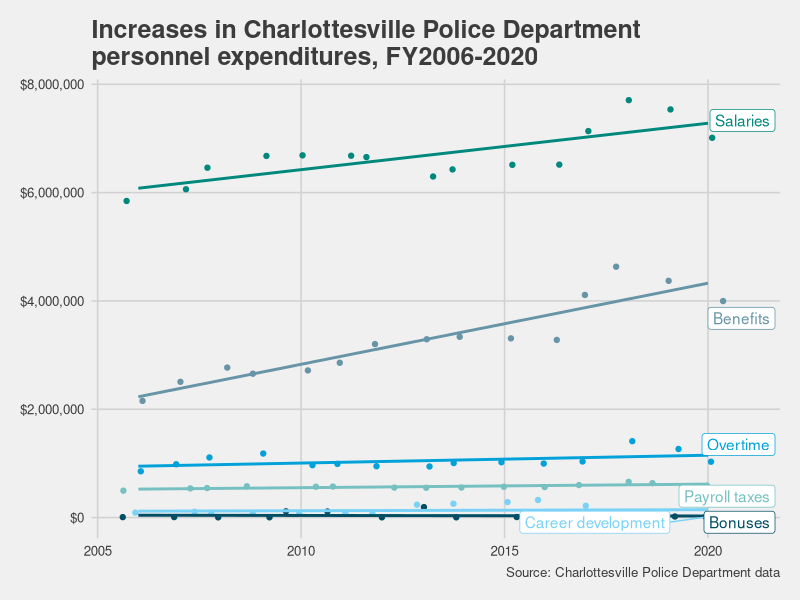
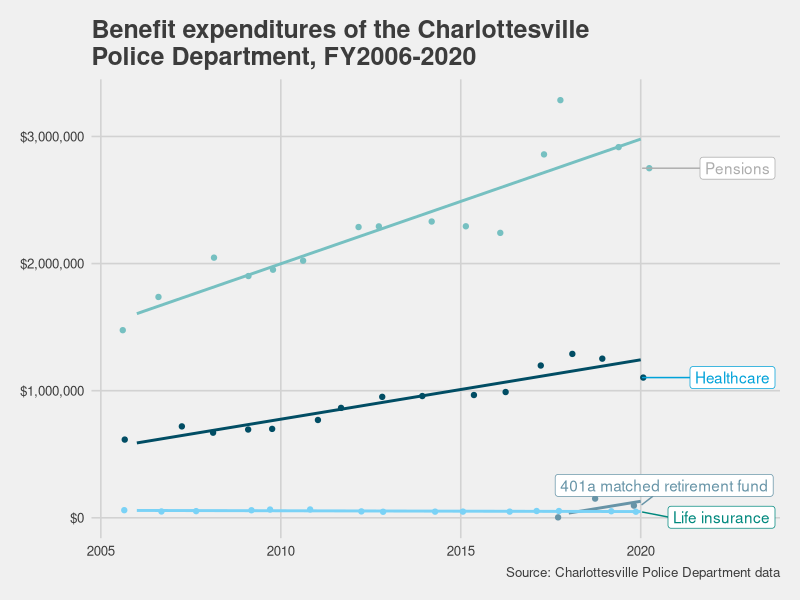
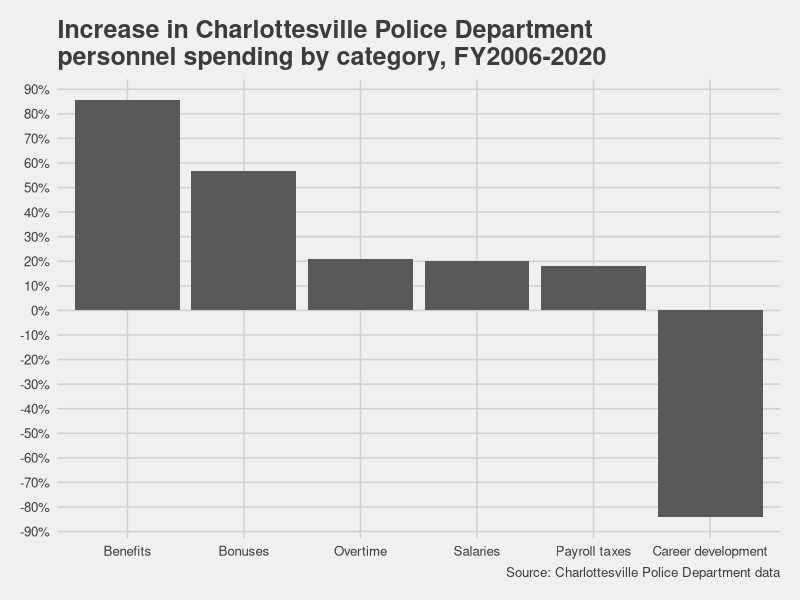
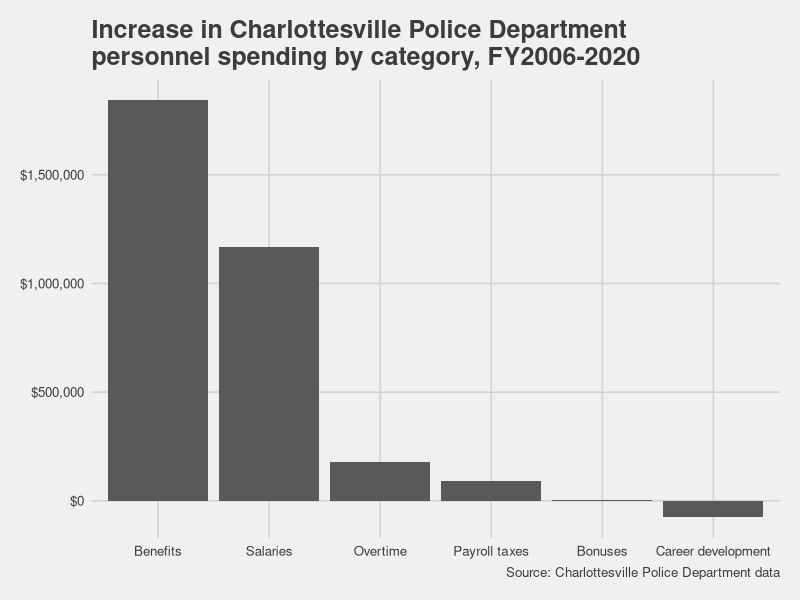
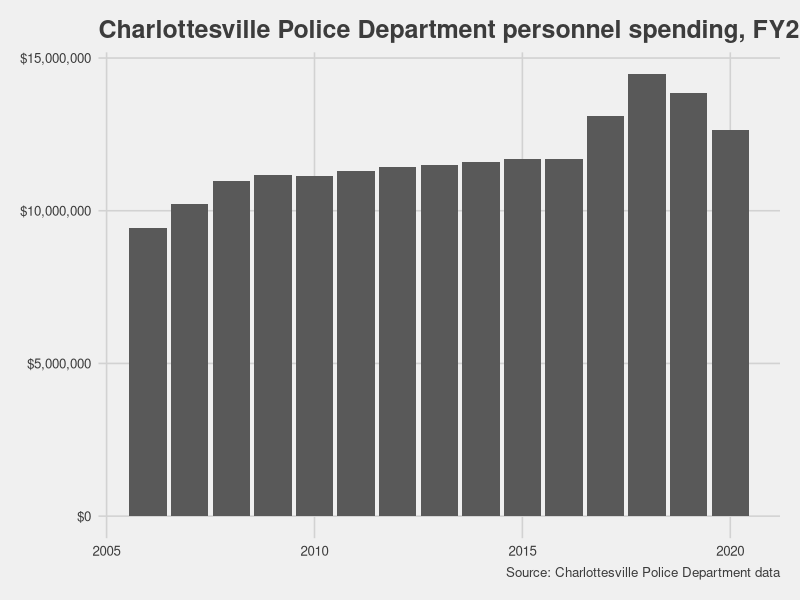
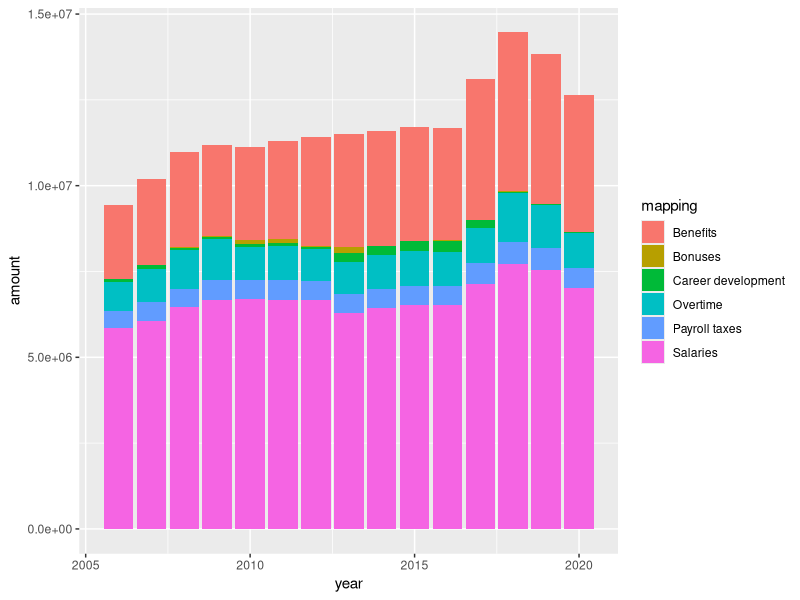
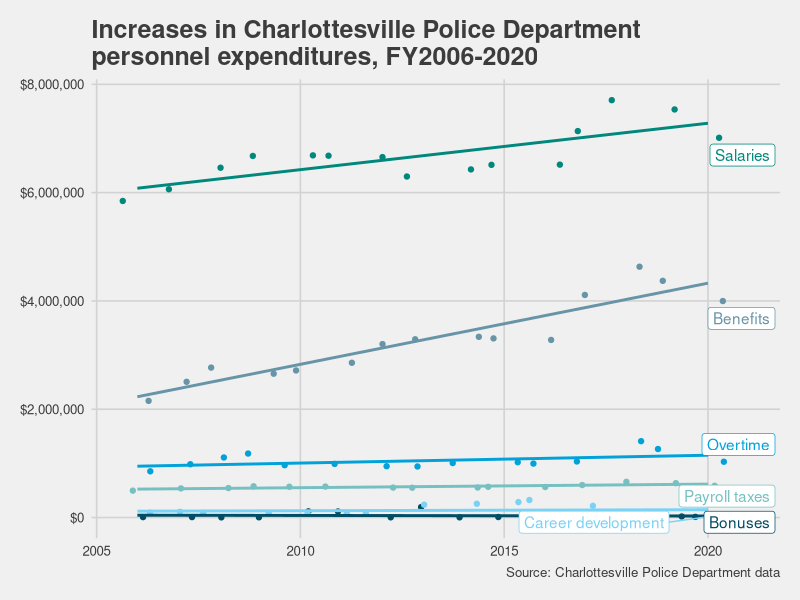
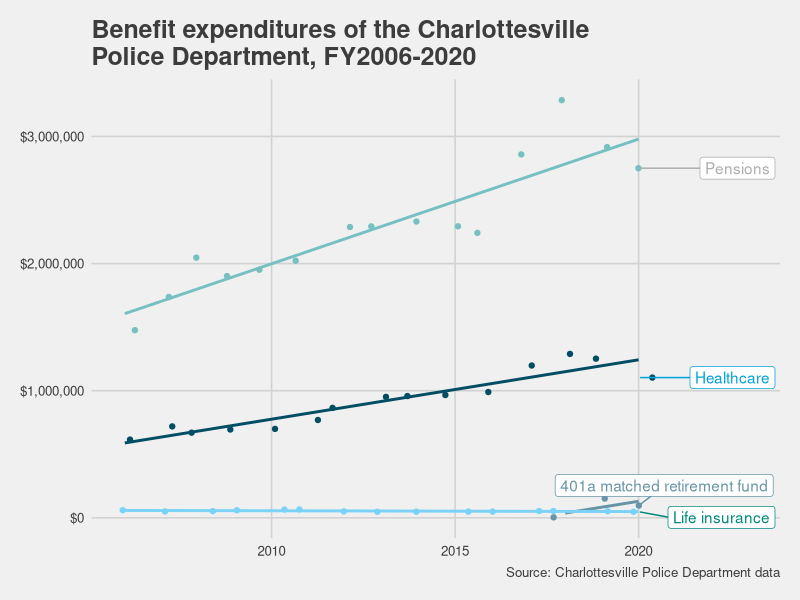

These charts were generated, in order, by the following R code:
library(tidyverse)
library(readxl)
library(ggrepel)
library(ggthemes)
setwd(dirname(rstudioapi::getActiveDocumentContext()$path)) # Set current path as WD


### CREATING DATA SETS ###
pd_by_item <- read_csv("policedata.csv") %>%
  select('item' = `Commitment Items`, year, 'actual' = Actuals) %>%
  separate(item, c("code", "title"), sep = "  ") %>%
  filter(code != "REPORT TOTAL" & code != "REPORT") %>%
  inner_join(read_excel("data_mapping.xlsx"), by=c('code')) %>%
  select(item, mapping, year, actual) %>%
  group_by(item, year, mapping) %>%
  summarise(amount = sum(actual))

pd_by_mapping <- pd_by_item %>%
  group_by(mapping, year) %>%
  summarise(amount = sum(amount)) %>% 
  mutate(
    mapping = case_when(
      mapping == 'salaries' ~ 'Salaries',
      mapping == 'benefits' ~ 'Benefits',
      mapping == 'overtime' ~ 'Overtime',
      mapping == 'taxes' ~ 'Payroll taxes',
      mapping == 'career development' ~ 'Career development',
      mapping == 'bonus' ~ 'Bonuses'))

### SHOWING PERCENT GROWTH 2006 - 2020 ###
spread(pd_by_item, year, amount) %>%
  mutate(pct_growth = (`2020` - `2006`) / `2006`) %>%
  select(mapping, pct_growth, `2006`, `2020`) %>%
  arrange(-pct_growth)

### SHOWING GROWTH FOR EACH MAPPING ###
pd_by_mapping %>%
  ggplot(aes(year, amount, color=mapping, label=mapping)) +
  geom_jitter() + geom_smooth(se=F, method='lm') +
  geom_label_repel(data=pd_by_mapping %>% filter(year == 2020), aes(x=year, y=amount), nudge_x=1) +
  scale_y_continuous(labels=scales::dollar_format()) + theme_fivethirtyeight() +
  theme(legend.position = "none") + scale_color_economist() + xlab("Year") + ylab("") + ggtitle("Increases in Charlottesville Police Department\npersonnel expenditures, FY2006-2020") + 
  labs(caption = "Source: Charlottesville Police Department data")
  
ggsave('plots/CPD totals.png', dpi=300)

pd_by_item %>%
  filter(mapping == "benefits" & item %in% c('healthcare', 'life insurance', 'retirement - contribution', 'retirement')) %>%
  mutate(item = case_when(
    item == 'healthcare' ~ "healthcare",
    item == 'life insurance' ~ 'life insurance',
    item == 'retirement - contribution' ~ '401a matched retirement fund',
    item == 'retirement' ~ 'pension'
  )) %>%
  ggplot(aes(year, amount, color=item, label=item)) +
  geom_jitter() + geom_smooth(se=F, method='lm') +
  geom_label_repel(data=pd_by_item %>%
                     filter(mapping == "benefits" & item %in% c('healthcare', 'life insurance', 'retirement - contribution', 'retirement')) %>%
                     mutate(item = case_when(
                       item == 'healthcare' ~ "Healthcare",
                       item == 'life insurance' ~ 'Life insurance',
                       item == 'retirement - contribution' ~ '401a matched retirement fund',
                       item == 'retirement' ~ 'Pensions'
                     )) %>% filter(year == 2020), aes(x=year, y=amount), nudge_x = 3) +
  scale_y_continuous(labels=scales::dollar_format()) + theme_fivethirtyeight() +
  theme(legend.position = "none") + scale_color_economist() + xlab("Year") + ylab("") + ggtitle("Benefit expenditures of the Charlottesville\nPolice Department, FY2006-2020") + 
  labs(caption = "Source: Charlottesville Police Department data")
  
ggsave('plots/CPD benefits.png', dpi=300)

spread(pd_by_mapping, year, amount) %>%
  mutate(pct_growth = (`2020` - `2006`) / `2006`) %>%
  select(mapping, pct_growth, `2006`, `2020`) %>%
  arrange(-pct_growth) %>%
  ggplot(aes(reorder(mapping, -pct_growth), pct_growth)) + geom_bar(stat='identity') + theme_fivethirtyeight() + scale_y_continuous(labels=scales::label_percent(accuracy = 5L), breaks=seq(from=-1, to=1, by=.1)) +
  scale_x_discrete(labels=c("Benefits", "Bonuses", "Overtime", "Salaries", "Payroll taxes", "Career development")) + ylab("Percent Change") + ggtitle("Increase in Charlottesville Police Department\npersonnel spending by category, FY2006-2020") +
  labs(caption="Source: Charlottesville Police Department data")

ggsave('plots/pct growth by category.png', dpi=300)


spread(pd_by_mapping, year, amount) %>%
  mutate(total_growth = (`2020` - `2006`)) %>%
  select(mapping, total_growth, `2006`, `2020`) %>%
  arrange(-total_growth) %>%
  ggplot(aes(reorder(mapping, -total_growth), total_growth)) + geom_bar(stat='identity') + theme_fivethirtyeight() + scale_y_continuous(labels=scales::dollar_format()) +
  scale_x_discrete(labels=c("Benefits", "Salaries", "Overtime", "Payroll taxes", "Bonuses", "Career development")) + ylab("Total Change") + ggtitle("Increase in Charlottesville Police Department\npersonnel spending by category, FY2006-2020") +
  labs(caption="Source: Charlottesville Police Department data")

ggsave('plots/total growth by category.png', dpi=300)

# pd_by_item %>%
#   mutate(pension = case_when(
#     item == 'retirement' ~ 'pension',
#     item != 'retirement' ~ 'everything else'
#   )) %>%
#   group_by(pension, year) %>%
#   summarise(amount = sum(amount)) %>%
#   ggplot(aes(year, amount, color=pension)) + geom_jitter() + geom_smooth(se=F, method="lm")

pd_by_item %>%
  group_by(year) %>%
  summarise(amount= sum(amount)) %>%
  ggplot(aes(year, amount)) + geom_bar(stat='identity') + theme_fivethirtyeight() + scale_y_continuous(labels=scales::dollar_format()) +
  ggtitle("Charlottesville Police Department personnel spending, FY2006-2020") + labs(caption="Source: Charlottesville Police Department data")

ggsave('plots/total personnel growth.png', dpi=300)

### This graph is not super informative. ###
pd_by_mapping %>%
  ggplot(aes(year, amount, fill=mapping)) + geom_bar(stat='identity')

pd_by_mapping %>%
  filter(mapping == "salaries") %>%
  group_by(year) %>%
  summarise(amount= sum(amount))
